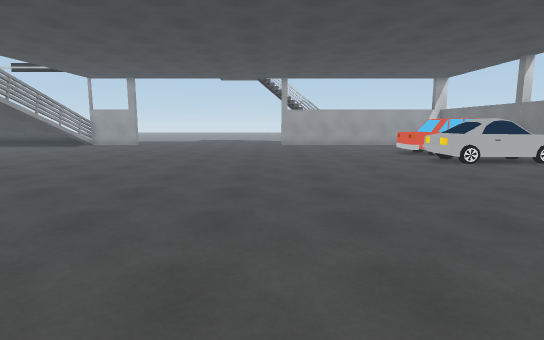
View 1 (above)

24 first-person views from a walk through a Unity game level. The camera is 1.4 m above the floor, tilts 8° down and sees 80° across. The floor is counted in squares, 1 m on a side. Each view is taken from the middle of a square. On the plan, view 1 faces up. The plan holds only what a view shows up to about 15 squares ahead; the rest is blank. The place goes on beyond the plan. The player character is not drawn.

View 2
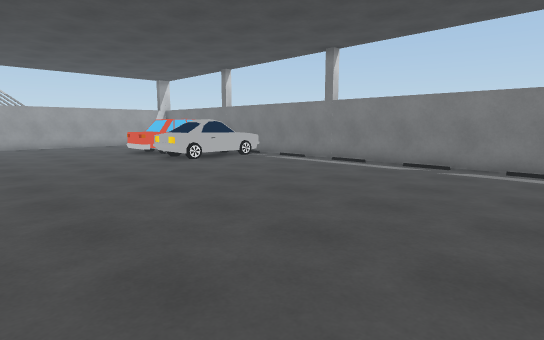

View 3
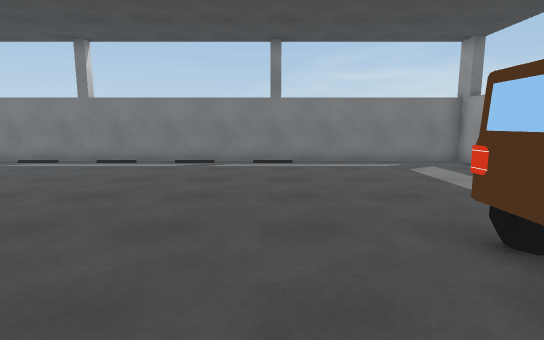

View 4
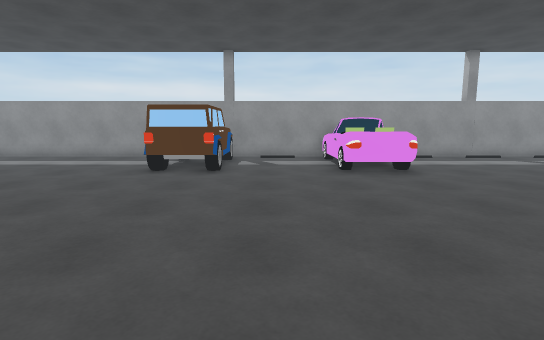

View 5
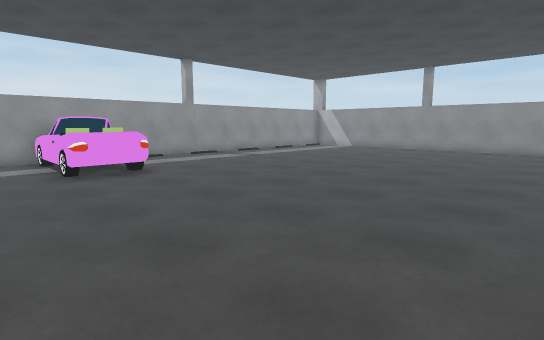

View 6
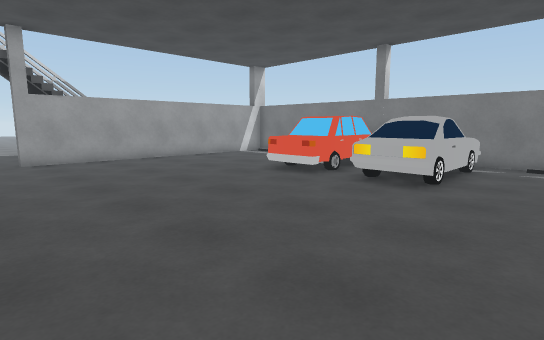

View 7
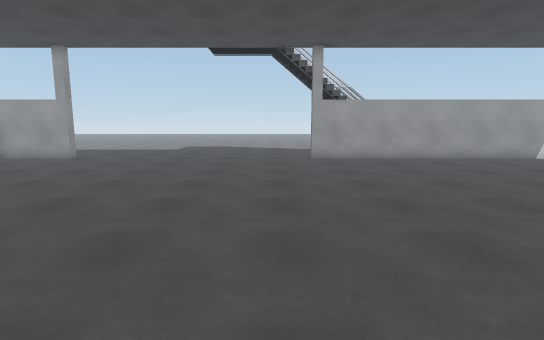

View 8
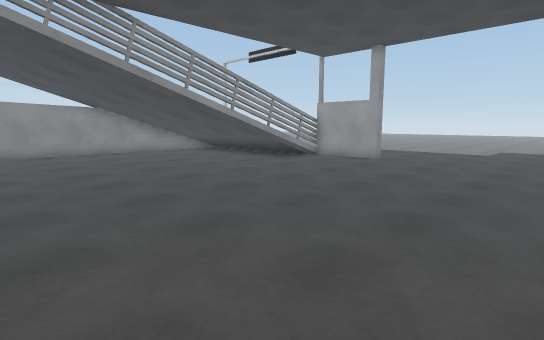

View 9
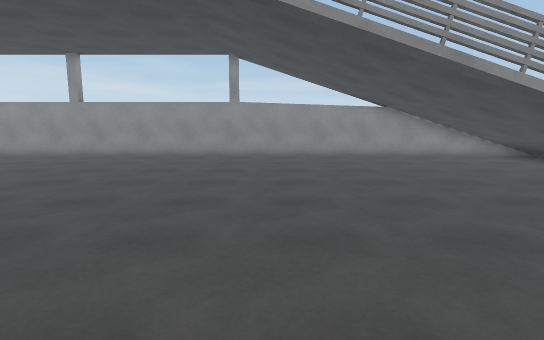

View 10
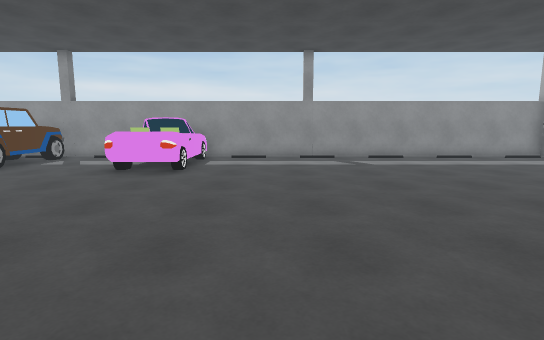

View 11
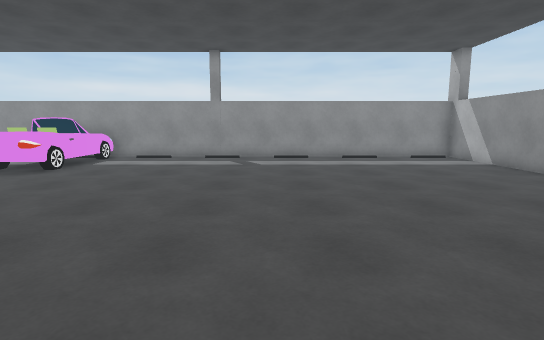

View 12
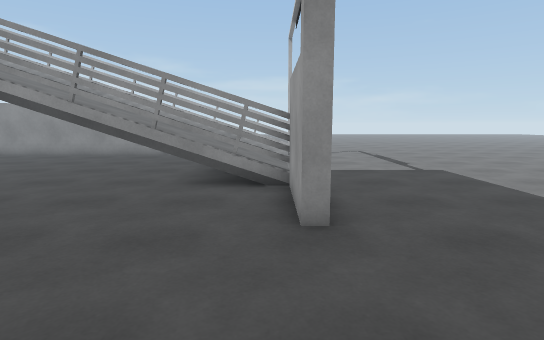

View 13
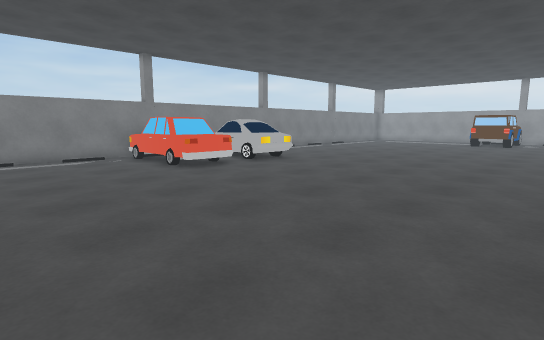

View 14
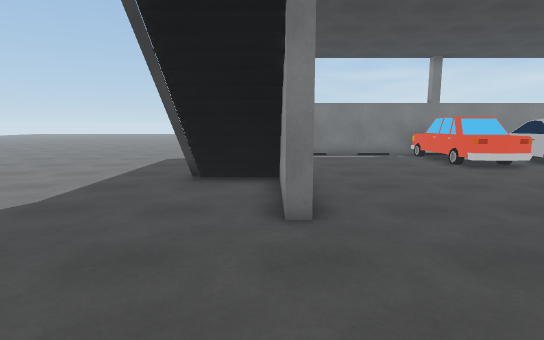

View 15
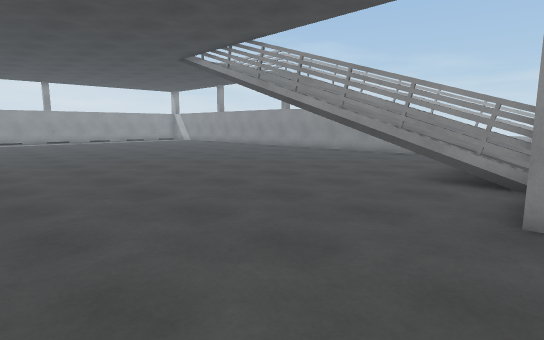

View 16
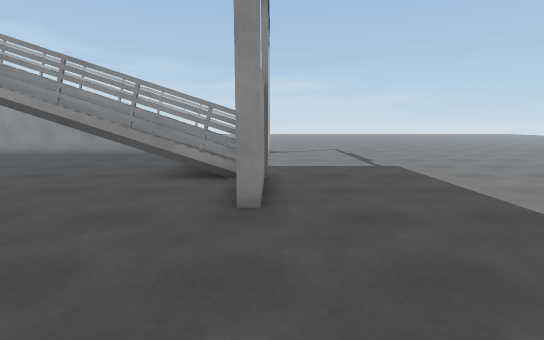

View 17
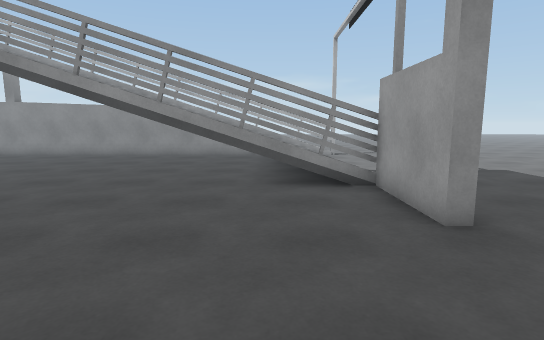

View 18
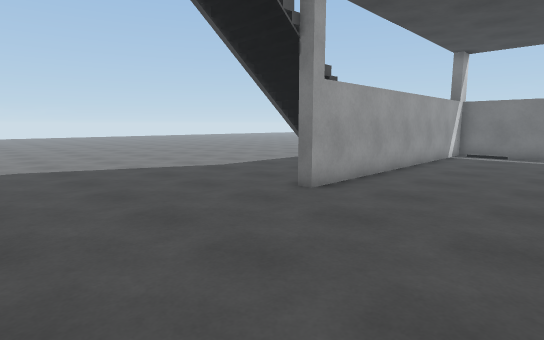

View 19
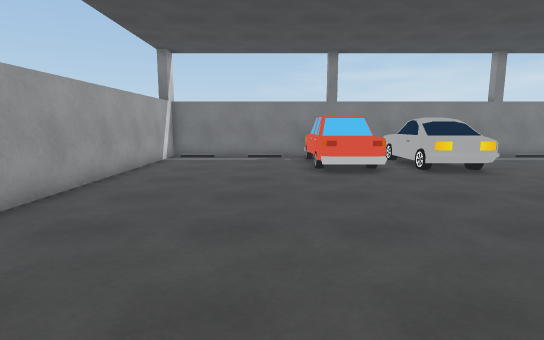

View 20
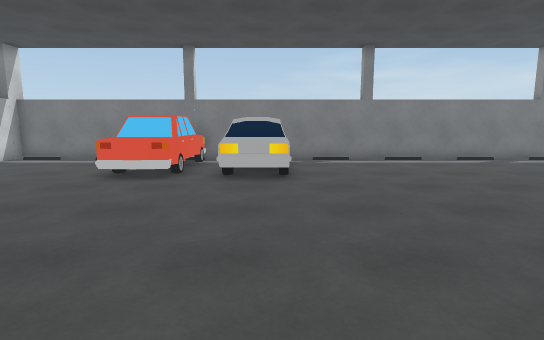

View 21
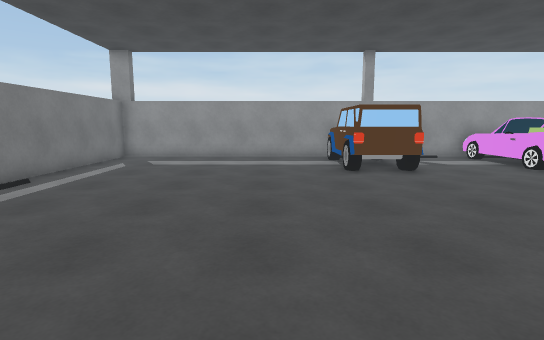

View 22
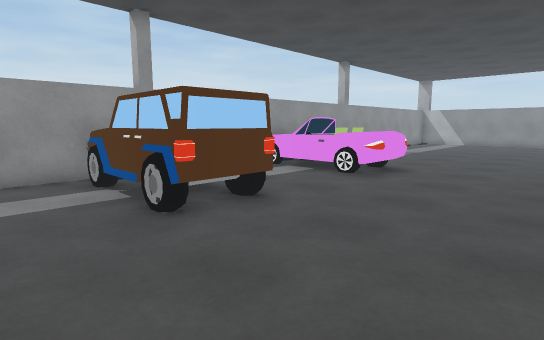

View 23
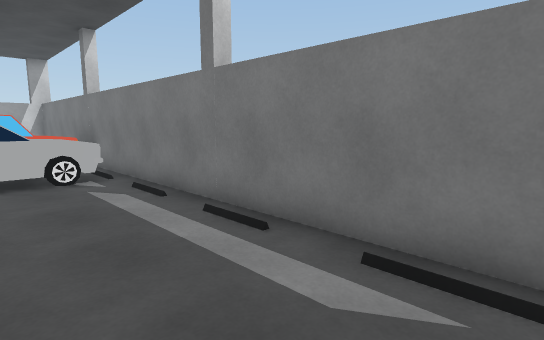

View 24
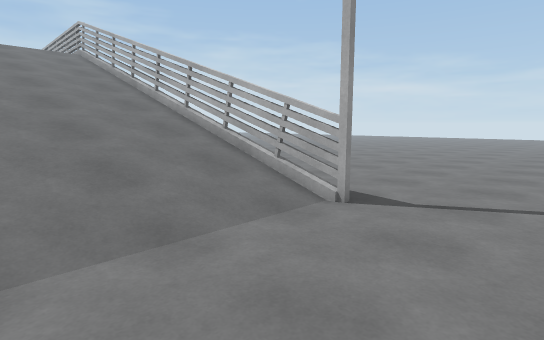

### Floor plan
Key: @ floor where view 1 was taken; # wall or solid block; x gap in a wall; . floor; / step, stairs or slope; = window, fence, low wall or low ledge; O other object.
Columns run from 31 left of view 1 to 12 right of it. Each row starts with its distance up from view 1.
 26           ...........................
 25 ..................................#x
 24 ..................................OO.
 23 ..................####..........##=#########
 22 ...........x//////x........................#
 21 .......... x//////#........................#
 20  ........  x//////x........................#
 19   .......  x//////x........................#
 18      ...   x//////x........................#
 17            x//////#........................#
 16            #.........................OOOOOO#
 15            #.........................OOOOO##
 14            #...............................#
 13            #.........................OOOOO #
 12            #.........................OOOOOO#
 11            #...............................#
 10            #...............................#
  9            #...............................#
  8            #...............................#
  7            #...............................#
  6            #...............................#
  5            #...............................#
  4            #...............................#
  3            #...............................#
  2            #...............................#
  1            #...............................#
  0            #...................@...........#
 -1            #..............OOO...OO.........#
 -2            #..............OOO...OOO........#
 -3            #..............OOO...OOO........#
 -4            #..............OOO...OO.........#
 -5            #..............OOO...OOO........#
 -6            ################O################

Where each view was taken, in squares from view 1:
view 1: 0 up, 0 right, facing up
view 2: 0 up, 0 right, facing up-right
view 3: 1 up, 1 left, facing right
view 4: 8 up, 1 left, facing down
view 5: 8 up, 1 left, facing down-left
view 6: 9 up, 1 left, facing up-right
view 7: 9 up, 1 left, facing up
view 8: 10 up, 3 left, facing up-left
view 9: 10 up, 5 left, facing left
view 10: 8 up, 8 left, facing down
view 11: 8 up, 12 left, facing down
view 12: 22 up, 5 left, facing left
view 13: 22 up, 3 left, facing down-right
view 14: 23 up, 4 left, facing right
view 15: 23 up, 4 left, facing down-left
view 16: 23 up, 4 left, facing left
view 17: 20 up, 5 left, facing left
view 18: 18 up, 5 left, facing up-right
view 19: 18 up, 3 left, facing right
view 20: 12 up, 2 left, facing right
view 21: 8 up, 5 right, facing down
view 22: 3 up, 5 right, facing down-left
view 23: 3 up, 8 right, facing up-right
view 24: 26 up, 15 left, facing down-left
